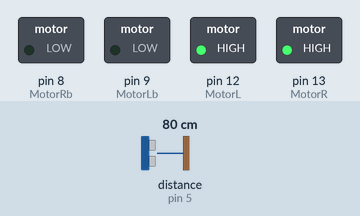
Recording of a sketch running on a simulated Arduino Uno, built with avr-gcc and run on an emulated ATmega328P. Parts: switched loads named in the sketch (green lamp = pin HIGH). Wiring (inferred from the names in the program): ultrasonic range finder: trigger pin 6; echo pin 5. Dashed ring = blinking. The test bench sets the inputs (shaded band); at power-on: distance to the obstacle (sensor on pin 5) 80 cm. The echo pulse lasts 58.3 µs per cm; pins used as bus, display or sensor lines are not drawn.

Above: at 1.2 s.
1.3 s: distance to the obstacle (sensor on pin 5) set to 21 cm
3.3 s: distance to the obstacle (sensor on pin 5) set to 18 cm
At 3.9 s:
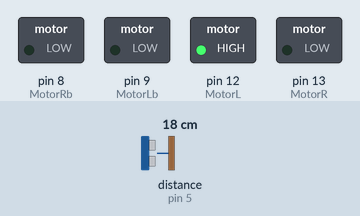
6.3 s: distance to the obstacle (sensor on pin 5) set to 35 cm
At 7.9 s:
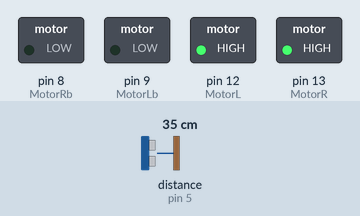
9.3 s: distance to the obstacle (sensor on pin 5) set to 2 cm
At 9.9 s:
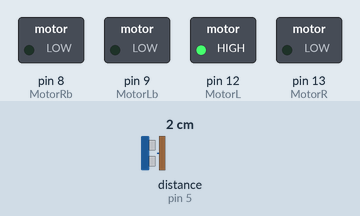
Timing chart, 0 to 13.3 s (numbered marks = the images above; inputs shaded):
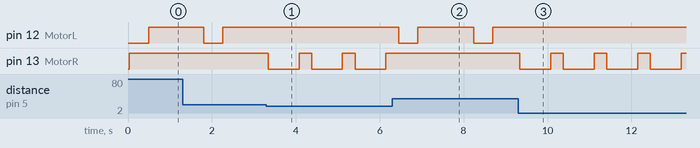

The sketch:

auto_merkur_final.ino
```cpp
// Motor Pinout
int S1 = 3; //M1 Speed Control
int S2 = 11; //M2 Speed Control
int MotorL = 12;
int MotorR = 13;
int MotorLb = 9;
int MotorRb = 8;

void stop() //Stop
{
analogWrite(S1, 0);
analogWrite(S2, 0);
}
void advance(int a,int b) //Move forward
{
  digitalWrite(MotorL, HIGH);
  digitalWrite(MotorR, HIGH);
  digitalWrite(MotorLb, LOW);
  digitalWrite(MotorRb, LOW);
  analogWrite (S1,a); //PWM Speed Control
  analogWrite (S2,b);
}
void back_off (int a,int b) //Move backward
{
  digitalWrite(MotorL, LOW);
  digitalWrite(MotorR, LOW);
  digitalWrite(MotorLb, LOW);
  digitalWrite(MotorRb, LOW);
  analogWrite (S1,a); //PWM Speed Control
  analogWrite (S2,b);
}
void turn_L (int a, int b) //Turn Left
{
  digitalWrite(MotorL, HIGH);
  digitalWrite(MotorR, LOW);
  digitalWrite(MotorLb, LOW);
  digitalWrite(MotorRb, LOW);
  analogWrite (S1,a); //PWM Speed Control
  analogWrite (S2,b);
}

void turn_R (int a,int b) //Turn Right
{
  digitalWrite(MotorL, LOW);
  digitalWrite(MotorR, HIGH);
  digitalWrite(MotorLb, LOW);
  digitalWrite(MotorRb, LOW);
  analogWrite (S1,a); //PWM Speed Control
  analogWrite (S2,b);
}

// Pin Codes
const int TRIG_PIN = 6; // A2
const int ECHO_PIN = 5; // A1
// Anything over 400 cm (23200 us pulse) is "out of range"
const unsigned int MAX_DIST = 23200;

void setup() {
  pinMode(S1,OUTPUT);
  pinMode(S2,OUTPUT);
  pinMode(MotorL, OUTPUT);
  pinMode(MotorLb, OUTPUT);
  pinMode(MotorR, OUTPUT);
  pinMode(MotorRb, OUTPUT);
  // The Trigger pin will tell the sensor to range find
  pinMode(TRIG_PIN, OUTPUT);
  digitalWrite(TRIG_PIN, LOW);
}

void loop() {
  float dist = sensor();
  unsigned long b = 0;
  unsigned long a = 0;
  int cas = 0;
    if(dist < 20)//go left if wall dist. is less than 20 cm
    {
     turn_L (255,255); //50,255
     delay(735);//1200 1000
     advance (180,255);
     delay (270); //250
    }

    else{
      turn_R (255,255); //50,255
      delay(420); //200 400
      dist = sensor();
      a = millis();
      cas = 0;

      while ((cas<=1250)&&(dist >= 20)) //go slow right while wall is further than 20 cm and timer isn't over
      {
       //advance (255,255);
       advance (150,255);
       b = millis();
       cas = b - a;
       //delay (350);//40
       dist = sensor();
      }
    }
}
float sensor(){
  // Wait at least 60ms before next measurement
  delay(30);
  //---Pin Code Start---
  unsigned long t1;
  unsigned long t2;
  unsigned long pulse_width;
  float cm;

  // Hold the trigger pin high for at least 10 us
  digitalWrite(TRIG_PIN, HIGH);
  delayMicroseconds(10);
  digitalWrite(TRIG_PIN, LOW);

  // Wait for pulse on echo pin
  while ( digitalRead(ECHO_PIN) == 0 );

  // Measure how long the echo pin was held high (pulse width)
  // Note: the micros() counter will overflow after ~70 min
  t1 = micros();
  while ( digitalRead(ECHO_PIN) == 1);
  t2 = micros();
  pulse_width = t2 - t1;

  // Calculate distance in centimeters and inches. The constants
  // are found in the datasheet, and calculated from the assumed speed
  //of sound in air at sea level (~340 m/s).
  cm = pulse_width / 58.0;
  return{cm};
}
```

Measured:
- the behaviour switches between 20 and 19 cm on distance to the obstacle (sensor on pin 5) (found by bisection; images 0 and 1)
- after the input at 3.3 s, pin 12 (MotorL): stops changing and stays HIGH; pin 13 (MotorR): alternates HIGH for 0.30 s and LOW for 0.74 s, starting at once
- after the input at 6.3 s, pin 12 (MotorL): alternates HIGH for 1.3 s and LOW for 0.45 s, starting after 0.15 s; pin 13 (MotorR): stops changing and stays HIGH
- after the input at 9.3 s, pin 12 (MotorL): stops changing and stays HIGH; pin 13 (MotorR): alternates HIGH for 0.30 s and LOW for 0.74 s, starting at once
